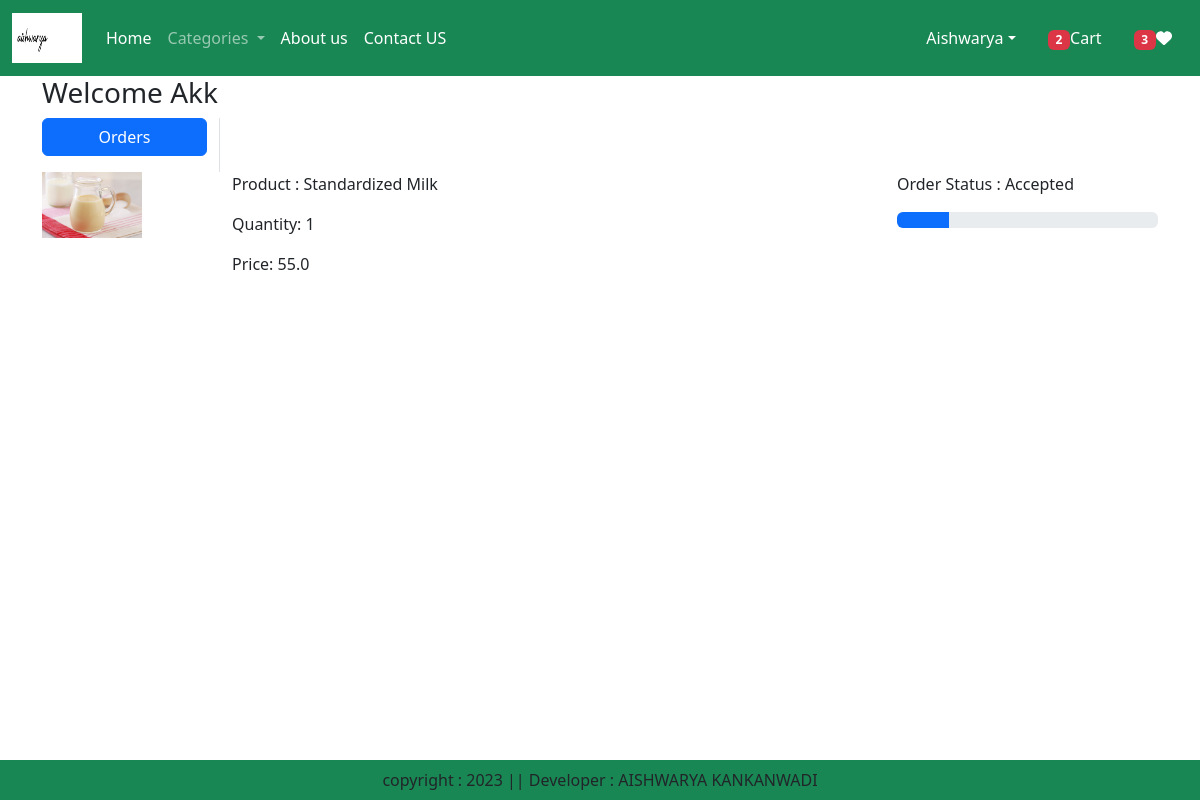
/orders/ (signed in), run on the app's committed database.
### app/models.py (models this page shows, shortened)
class OrderPlaced(models.Model):
    user = models.ForeignKey(User,on_delete=models.CASCADE)
    customer = models.ForeignKey(Customer, on_delete=models. CASCADE)
    product = models.ForeignKey(Product, on_delete=models. CASCADE)
    quantity = models.PositiveIntegerField(default=1)
    ordered_date = models.DateTimeField (auto_now_add=True)
    status = models.CharField(max_length=50, choices=STATUS_CHOICES, default='Pending')
    payment = models.ForeignKey(Payment, on_delete=models. CASCADE, default="")
    @property
    def total_cost (self):
        return self.quantity * self.product.discounted_price

class Product(models.Model):
    title= models.CharField(max_length=100)
    selling_price = models.FloatField()
    discounted_price = models. FloatField()
    description = models. TextField()
    composition = models. TextField(default='')
    prodapp = models. TextField(default='')
    category = models.CharField(choices=CATEGORY_CHOICES, max_length=2)
    product_image = models. ImageField (upload_to='product')

### app/views.py (the view)
# urls.py: path('orders/',views.orders,name='orders'),
@login_required
def orders(request):
    totalitem = 0
    wishlist = 0
    if request.user.is_authenticated:
        totalitem=len(Cart.objects.filter(user=request.user))
        wishitem=len(Wishlist.objects.filter(user=request.user))
    order_placed=OrderPlaced.objects.filter(user=request.user)
    return render(request, 'app/orders.html',locals())

### app/templates/app/orders.html (shortened to what this page needs)
{% extends 'app/base.html' %}
{% load static %}
{% block main-content %}
<div class="container">
    <div class="row">
        <h3>Welcome <span class="text-capitalize">{{request.user}}</span></h3>
        <div class="col-sm-2 border-end">
            <ul class="list-unstyled">
                <li class="d-grid"><a href="{% url 'orders' %}" class="btn btn-primary">Orders</a></li>
            </ul>
        </div>
        <div class="col-sm-9-offset-sm-1">
            {% for op in order_placed %}
            <div class="row">
                <div class="col-sm-2">
                <img src="{{op.product.product_image.url}}" class="img-fluid" height="100" width="100"/>
                </div>
                <div class="col-sm-7">
                    <p>Product : {{op.product.title}}</p>
                    <p>Quantity: {{op.quantity}}</p>
                    <p>Price: {{op.total_cost}}
                </div>
                <div class="col-sm-3">
                    <p> Order Status : {{op.status}} </p>
                    {% if op.status == 'Accepted' %}
                    <div class="progress">
                        <div class="progress-bar" role="progressbar" style="width: 20%" aria-valuenow="20" aria-valuemin="0" aria-valuemax="100"></div>
                    </div>
                    {% endif %}
                    </div>
                </div>
            {% endfor %}
        </div>
    </div>
</div>
{% endblock main-content %}

### data on the page
OrderPlaced: product.product_image (picture), product "Standardized Milk", quantity "1", total_cost "55.0", status "Accepted"

### other printed values
{{ totalitem }} "2"
{{ wishitem }} "3"
{{ request.user }} "Akk"
